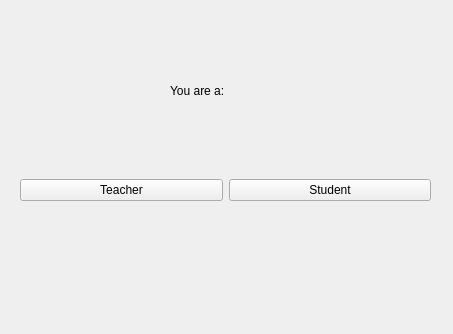
<?xml version="1.0" encoding="UTF-8"?>
<ui version="4.0">
 <class>Form</class>
 <widget class="QWidget" name="Form">
  <property name="geometry">
   <rect>
    <x>0</x>
    <y>0</y>
    <width>453</width>
    <height>334</height>
   </rect>
  </property>
  <property name="windowTitle">
   <string>Form</string>
  </property>
  <widget class="QLabel" name="indicatorLabel">
   <property name="geometry">
    <rect>
     <x>170</x>
     <y>80</y>
     <width>121</width>
     <height>21</height>
    </rect>
   </property>
   <property name="styleSheet">
    <string notr="true">font: 18pt &quot;Avenir&quot;;</string>
   </property>
   <property name="text">
    <string>You are a: </string>
   </property>
  </widget>
  <widget class="QWidget" name="layoutWidget">
   <property name="geometry">
    <rect>
     <x>20</x>
     <y>150</y>
     <width>411</width>
     <height>81</height>
    </rect>
   </property>
   <layout class="QHBoxLayout" name="horizontalLayout">
    <item>
     <widget class="QPushButton" name="teacherButton">
      <property name="styleSheet">
       <string notr="true"/>
      </property>
      <property name="text">
       <string>Teacher</string>
      </property>
     </widget>
    </item>
    <item>
     <widget class="QPushButton" name="studentButton">
      <property name="styleSheet">
       <string notr="true"/>
      </property>
      <property name="text">
       <string>Student</string>
      </property>
     </widget>
    </item>
   </layout>
  </widget>
 </widget>
 <resources/>
 <connections/>
</ui>
